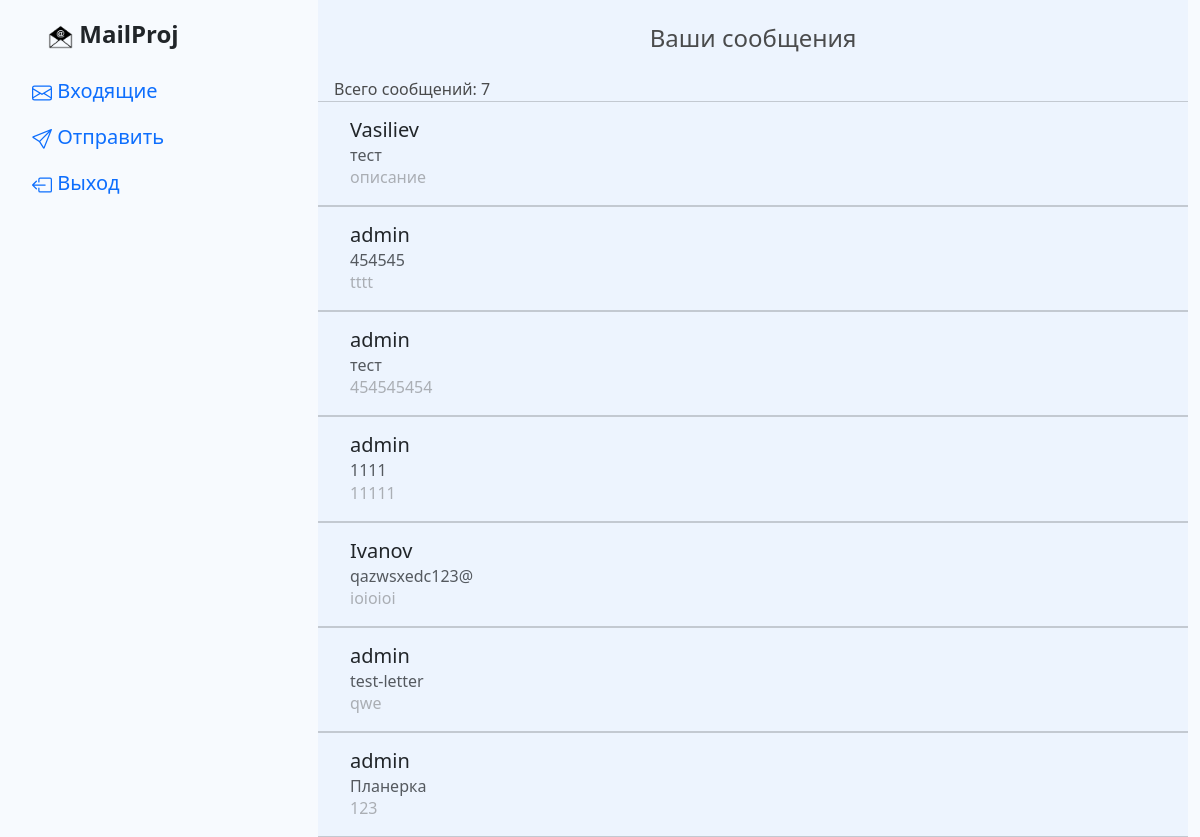
Screenshot of / (signed in) with the database file from the repository.
### main/models.py (models this page shows, shortened)
class Mail(models.Model):
    sender = models.ForeignKey(AdvUser, on_delete=models.CASCADE,
                               verbose_name='Отправитель',
                               related_name='sender')
    recipient = models.ForeignKey(AdvUser, on_delete=models.CASCADE, verbose_name='Получатель', related_name='recipient')
    theme = models.CharField("Тема письма", max_length=255)
    description = models.TextField('Текст')
    file = models.FileField(upload_to='files/')
    class Meta:
        verbose_name = 'Письмо'
        verbose_name_plural = 'Письма'

class AdvUser(AbstractUser):
    dolzn = models.ForeignKey(Dolzn, on_delete=models.CASCADE, verbose_name='Должность', null=True, blank=True)
    class Meta:
        verbose_name = 'Пользователь'
        verbose_name_plural = 'Пользователи'
    def __str__(self):
        return self.username
    class Meta:
        pass

### main/views.py (the view)
# urls.py: path('', index, name='main'),
def index(request):
    if str(request.user) == "AnonymousUser":
        return render(request, 'index.html')
    else:
        mails = Mail.objects.filter(recipient=request.user)
        mails_count = Mail.objects.filter(recipient=request.user).count()
        return render(request, 'index.html', {'mails': mails, 'mails_count': mails_count})

### main/templates/index.html (shortened to what this page needs)
{% extends "parts/base.html" %}
{% block content %}
<section class="main-content py-4">
	{% if not request.user.is_authenticated %}
		<h1 class="h4 text-center">Войдите в аккаунт, чтобы начать пользоваться почтовым сервисом</h1>
	{% else %}
		<h1 class="h4 text-center mb-4">Ваши сообщения</h1>
		<div class="mx-3">Всего сообщений: {{ mails_count }}</div>
		{% for mail in mails %}
			<a class="mail-link" href="{% url 'detail' mail.id %}">
				<div class="card mail-card px-3">
					<div class="card-body py-3">
						<h5 class="card-title">{{ mail.sender }}</h5>
						<h6 class="card-subtitle text-body-secondary">{{ mail.theme }}</h6>
						<p class="card-text mail-description">{{ mail.description }}</p>
					</div>
				</div>
			</a>
		{% endfor %}
	{% endif %}
</section>
{% endblock content %}

### main/templates/parts/base.html (shortened to what this page needs)
<!DOCTYPE html>
<html lang="ru">
<head>
    {% load static %}
    <link href="https://cdn.jsdelivr.net/npm/bootstrap@5.3.2/dist/css/bootstrap.min.css" rel="stylesheet"
>
    <link rel="stylesheet" href="{% static 'css/style.css' %}">
</head>
<body>
<div class="row">
    <div class="col-3">
        {% include "parts/menu.html" %}
    </div>
    <div class="col-9">
        <div class="container">
            {% block content %}
            {% endblock content %}
        </div>
    </div>
</div>
</body>
</html>

### main/templates/parts/menu.html (shortened to what this page needs)
{% load static %}
<nav class="nav flex-column">
    <a class="navbar-brand my-3 mx-5 fs-4 fw-bold" href="{% url 'main' %}">
        <img class="main-logo" src="{% static 'img/mail.png' %}" alt="Mail">
        MailProj
    </a>
    {% if not request.user.is_authenticated %}
        <a class="nav-link fs-5 mx-3" href="{% url 'main' %}">
            <svg xmlns="http://www.w3.org/2000/svg" width="20" height="20" fill="currentColor" class="bi bi-envelope" viewBox="0 0 16 16">
                <path d="M0 4a2 2 0 0 1 2-2h12a2 2 0 0 1 2 2v8a2 2 0 0 1-2 2H2a2 2 0 0 1-2-2zm2-1a1 1 0 0 0-1 1v.217l7 4.2 7-4.2V4a1 1 0 0 0-1-1zm13 2.383-4.708 2.825L15 11.105zm-.034 6.876-5.64-3.471L8 9.583l-1.326-.795-5.64 3.47A1 1 0 0 0 2 13h12a1 1 0 0 0 .966-.741M1 11.105l4.708-2.897L1 5.383z"/>
            </svg>
            Главная
        </a>
        <a class="nav-link fs-5 mx-3" href="{% url 'login' %}">
            <svg xmlns="http://www.w3.org/2000/svg" width="20" height="20" fill="currentColor" class="bi bi-box-arrow-in-right" viewBox="0 0 16 16">
                <path fill-rule="evenodd" d="M6 3.5a.5.5 0 0 1 .5-.5h8a.5.5 0 0 1 .5.5v9a.5.5 0 0 1-.5.5h-8a.5.5 0 0 1-.5-.5v-2a.5.5 0 0 0-1 0v2A1.5 1.5 0 0 0 6.5 14h8a1.5 1.5 0 0 0 1.5-1.5v-9A1.5 1.5 0 0 0 14.5 2h-8A1.5 1.5 0 0 0 5 3.5v2a.5.5 0 0 0 1 0z"/>
                <path fill-rule="evenodd" d="M11.854 8.354a.5.5 0 0 0 0-.708l-3-3a.5.5 0 1 0-.708.708L10.293 7.5H1.5a.5.5 0 0 0 0 1h8.793l-2.147 2.146a.5.5 0 0 0 .708.708l3-3z"/>
            </svg>
            Вход
        </a>
    {% else %}
        <a class="nav-link fs-5 mx-3" href="{% url 'main' %}">
            Входящие
        </a>
        <a class="nav-link fs-5 mx-3" href="{% url 'mail_add' %}">
            Отправить
        </a>
        <a class="nav-link fs-5 mx-3" href="{% url 'logout' %}">
            Выход
        </a>
    {% endif %}
</nav>

### main/static/css/style.css (style rules this page uses)
body { background: #f7fafe; }
.main-logo { height: 25px; }
.main-content { background: #edf4fe; height: 100vh; color: #4a4b4c; }
.mail-card { background: #edf4fe; border-radius: 0; border-right: 0; border-left: 0; }
.mail-link { text-decoration: none; }
.mail-description { color: #aaaeb4; white-space: nowrap; overflow: hidden; text-overflow: ellipsis; }

### rows the page displays
Mail: sender "Vasiliev", theme "тест", description "описание"
Mail: sender "admin", theme "454545", description "tttt"
Mail: sender "admin", theme "тест", description "454545454"
Mail: sender "admin", theme "1111", description "11111"
Mail: sender "Ivanov", theme "qazwsxedc123@", description "ioioioi"
Mail: sender "admin", theme "test-letter", description "qwe"
Mail: sender "admin", theme "Планерка", description "123"

### other values shown
{{ mails_count }} "7"
